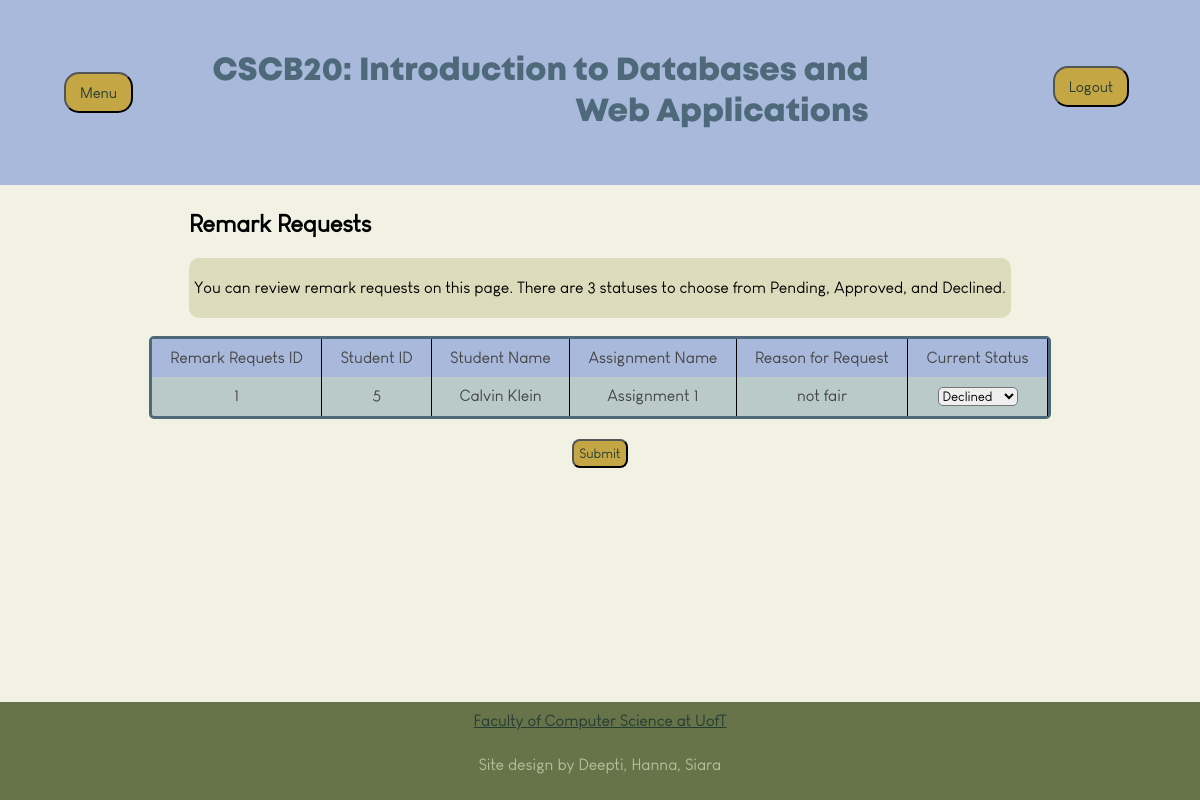
Page /viewremarkrequests on the earlier database version.
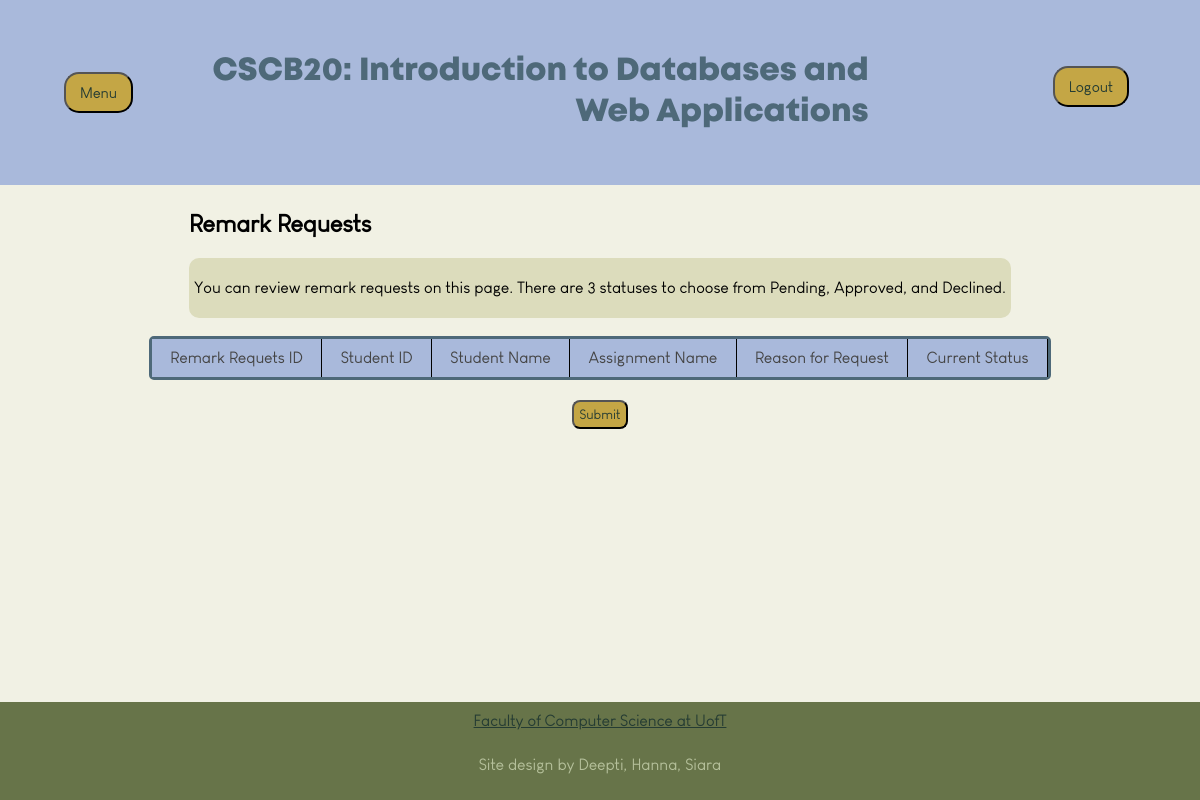
Same page on the later database version.
### app.py (models this page shows)
class RemarkRequests(db.Model):
    __tablename__ = 'remarkrequests'
    remark_id = db.Column(db.Integer, primary_key=True, autoincrement=True)
    assessment_id = db.Column(db.Integer, ForeignKey('assessments.assessment_id'), nullable=False)
    user_id = db.Column(db.Integer, ForeignKey('users.user_id'), nullable=False)
    status = db.Column(db.Integer, nullable=False, default=0)
    remark_reason = db.Column(db.String(500), nullable=True)
    remark_to_user = relationship("User", backref='remarkrequests')
    remark_to_assessment = relationship("Assessment", backref='remarkrequests')

class User(db.Model):
    __tablename__ = 'users'
    user_id = db.Column(db.Integer, primary_key=True, autoincrement=True)
    username = db.Column(db.String(100), nullable=False, unique=True)
    email = db.Column(db.String(100), nullable=False, unique=True)
    password = db.Column(db.String(100), nullable=False)
    first_name = Column(db.String(100))
    last_name = Column(db.String(100))
    user_type = Column(db.Integer, nullable=False)
    instr_feedback = relationship("Feedback", back_populates="instr_to_feedback")

class Assessment(db.Model):
    __tablename__ = 'assessments'
    assessment_id = db.Column(db.Integer, primary_key=True)
    name = db.Column(db.String, nullable=False)
    type = db.Column(db.String, nullable=False)
    details = db.Column(db.String)
    instructor_id = db.Column(db.Integer, ForeignKey('users.user_id'), nullable=False)

### app.py (the view, shortened to what this page needs)
@app.route('/viewremarkrequests', methods=['GET', 'POST'])
def viewremarkrequests():
    username = session.get('name')
    user = User.query.filter_by(username=username).first()
    feedbacks = Feedback.query.all()
    requests = db.session.query(RemarkRequests).join(User, User.user_id == RemarkRequests.user_id).all()
    return render_template('viewremarkrequests.html', requests=requests, user=user)

### templates/viewremarkrequests.html (shortened to what this page needs)
<!DOCTYPE html>
<html>
    <head>
        <link rel="stylesheet" href="{{ url_for('static', filename='index.css') }}">
    </head>
    <body>
        <header class="header">
            <div class="dropdown">
                <button class="dropbutton">Menu</button>
            </div>
            <h1 class="headertext">CSCB20: Introduction to Databases and Web Applications</h1>
            <form method="POST" action="{{ url_for('logout') }}">
                <div class="logout">
                    <button type="submit" class = "dropbutton" name="logout"
                    style=" align-self:center; float:left;">Logout</button>
                </div>
            </form>
        </header>
        <main class="content">
            <h2>Remark Requests</h2>
            <div style="padding: 5px;" class="homeblurbs">
                <p>You can review remark requests on this page. There are 3 statuses to choose from Pending, Approved, and Declined.</p>
            </div> <br>
            <form method='POST'>
                <div class="viewremarkrequestgrid">
                    <div class="cellheader">Remark Requets ID</div>
                    <div class="cellheader">Student ID</div>
                    <div class="cellheader">Student Name</div>
                    <div class="cellheader">Assignment Name</div>
                    <div class="cellheader">Reason for Request</div>
                    <div class="cellheader">Current Status</div>
                    {% for request in requests %}
                    <div class="cell">{{ request.remark_id }}</div>
                    <div class="cell">{{ request.remark_to_user.user_id }}</div>
                    <div class="cell">{{ request.remark_to_user.first_name + " " + request.remark_to_user.last_name }}</div>
                    <div class="cell">{{ request.remark_to_assessment.name }}</div>
                    <div class="cell">{{ request.remark_reason }}</div>
                    <div class="cell">
                        <select style="border-radius: 5px;" name="reviewed_{{ request.remark_id }}">
                            <option value="1" {% if request.status == 1 %} selected {% endif %}>Declined</option>
                        </select>
                    </div>
                    {% endfor %}
                </div>
                <div class="btn-group" style='padding-top: 20px'>
                    <button class="button" type="submit" style="padding: 5px">Submit</button>
                </div>
            </form>
        </main>
        <footer class="footer">
                <div>
                    <a class="link" href="https://www.utsc.utoronto.ca/cms/computer-science" target="_blank" rel="noopener noreferrer">Faculty of Computer Science at UofT</a>
                </div>
                <p>Site design by Deepti, Hanna, Siara</p>
        </footer>
</body>
</html>

Differences in the rows shown:
removed RemarkRequests: remark_id "1", remark_to_user.user_id "5", remark_to_user "Calvin Klein", remark_to_assessment.name "Assignment 1", remark_reason "not fair", status+remark_id "Declined"
